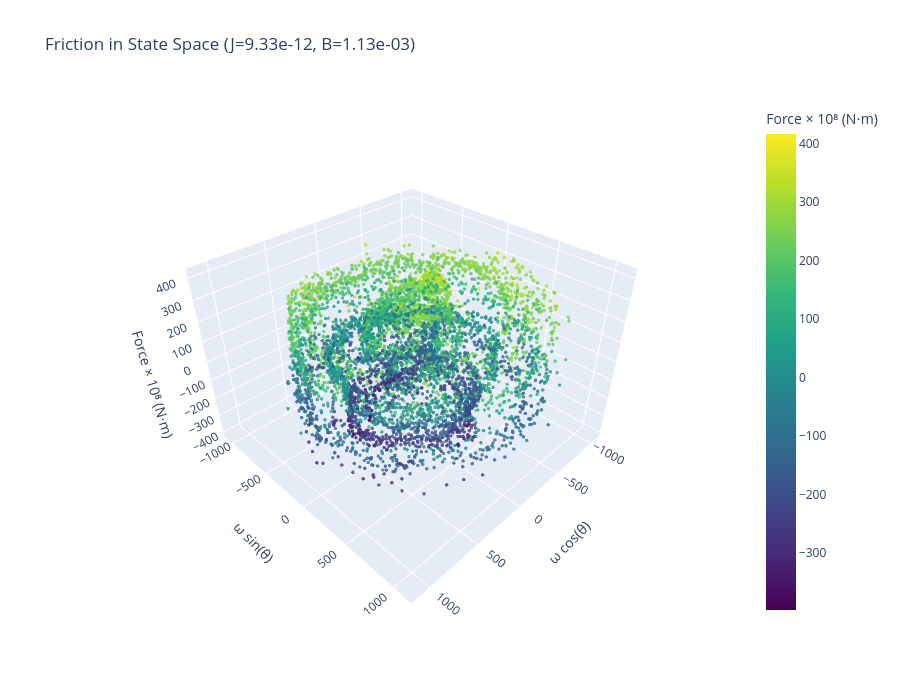

Notebook source saved alongside this figure:
### Markdown cell above
## Step 5: Visualize Friction in State Space

### Code cell
# 3D scatter plot of friction as function of (theta, omega) - Using Plotly for speed
# Convert to Cartesian coordinates with radius offset
omega_offset = omega_trk_trim - np.min(omega_trk_trim)
xs = omega_offset * np.cos(theta_trk_trim)
ys = omega_offset * np.sin(theta_trk_trim)
zs = frc * 1e8  # Scale for visibility

# Create interactive Plotly 3D scatter
fig = go.Figure(data=[go.Scatter3d(
    x=xs,
    y=ys,
    z=zs,
    mode='markers',
    marker=dict(
        size=2,
        color=frc * 1e8,
        colorscale='Viridis',
        showscale=True,
        colorbar=dict(title='Force × 10⁸ (N⋅m)'),
        opacity=0.8
    ),
    hovertemplate='<b>ω cos(θ)</b>: %{x:.3f}<br>' +
                  '<b>ω sin(θ)</b>: %{y:.3f}<br>' +
                  '<b>Force × 10⁸</b>: %{z:.3f}<br>' +
                  '<extra></extra>'
)])

# Update layout with equal aspect ratio
max_range = max(xs.max()-xs.min(), ys.max()-ys.min()) / 2.0
mid_x = (xs.max()+xs.min()) * 0.5
mid_y = (ys.max()+ys.min()) * 0.5

fig.update_layout(
    title=f'Friction in State Space (J={J_INITIAL:.2e}, B={B_MAGNET_INITIAL:.2e})',
    scene=dict(
        xaxis=dict(title='ω cos(θ)', range=[mid_x - max_range, mid_x + max_range]),
        yaxis=dict(title='ω sin(θ)', range=[mid_y - max_range, mid_y + max_range]),
        zaxis=dict(title='Force × 10⁸ (N⋅m)'),
        aspectmode='manual',
        aspectratio=dict(x=1, y=1, z=0.7)
    ),
    width=900,
    height=700
)

fig.show()

print(f"\n✓ Interactive 3D plot created with {len(xs)} points")
print(f"  Rotate: Click and drag")
print(f"  Zoom: Scroll or use zoom tools")
print(f"  Pan: Shift + click and drag")

### Figure 1 — Plotly figure (JSON) as saved in the notebook; plotly's stock layout.template omitted (floating-point values rounded to 4 significant figures; data arrays with more than 128 entries replaced by an {"elided": "..."} marker saying what was removed)
{"data": [{"hovertemplate": "<b>ω cos(θ)</b>: %{x:.3f}<br><b>ω sin(θ)</b>: %{y:.3f}<br><b>Force × 10⁸</b>: %{z:.3f}<br><extra></extra>", "marker": {"color": {"elided": "6521 float values"}, "colorbar": {"title": {"text": "Force × 10⁸ (N⋅m)"}}, "colorscale": [[0, "#440154"], [0.1111, "#482878"], [0.2222, "#3e4989"], [0.3333, "#31688e"], [0.4444, "#26828e"], [0.5556, "#1f9e89"], [0.6667, "#35b779"], [0.7778, "#6ece58"], [0.8889, "#b5de2b"], [1, "#fde725"]], "opacity": 0.8, "showscale": true, "size": 2}, "mode": "markers", "type": "scatter3d", "x": {"elided": "6521 float values"}, "y": {"elided": "6521 float values"}, "z": {"elided": "6521 float values"}}], "layout": {"height": 700, "scene": {"aspectmode": "manual", "aspectratio": {"x": 1, "y": 1, "z": 0.7}, "xaxis": {"range": [-1134.0, 1170.0], "title": {"text": "ω cos(θ)"}}, "yaxis": {"range": [-1138.0, 1165.0], "title": {"text": "ω sin(θ)"}}, "zaxis": {"title": {"text": "Force × 10⁸ (N⋅m)"}}}, "title": {"text": "Friction in State Space (J=9.33e-12, B=1.13e-03)"}, "width": 900}}
